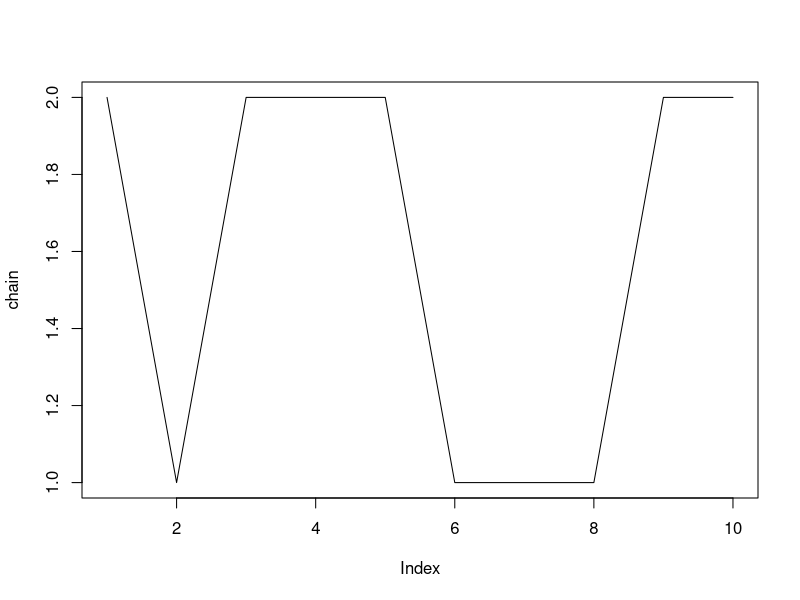
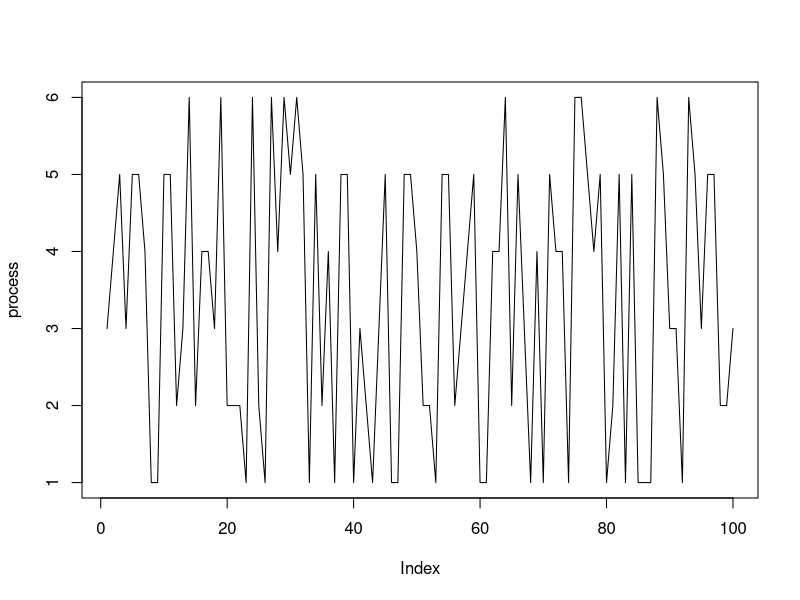
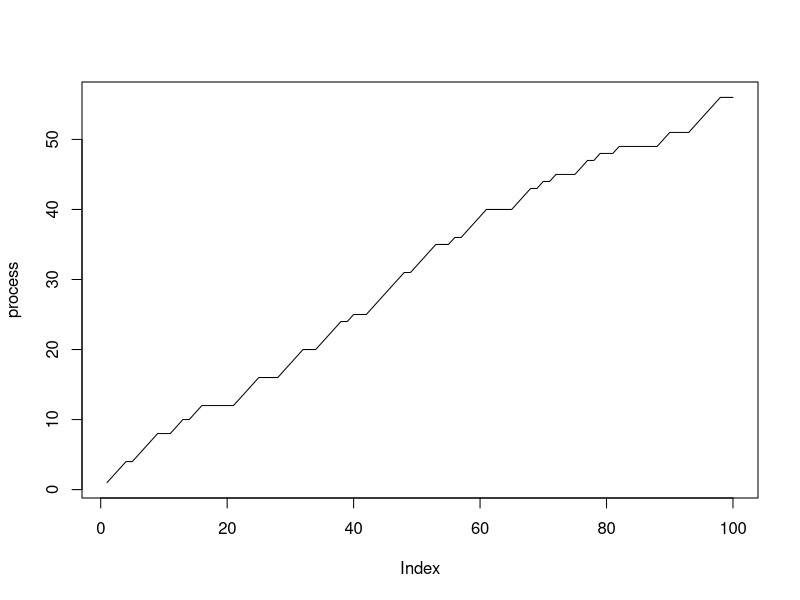
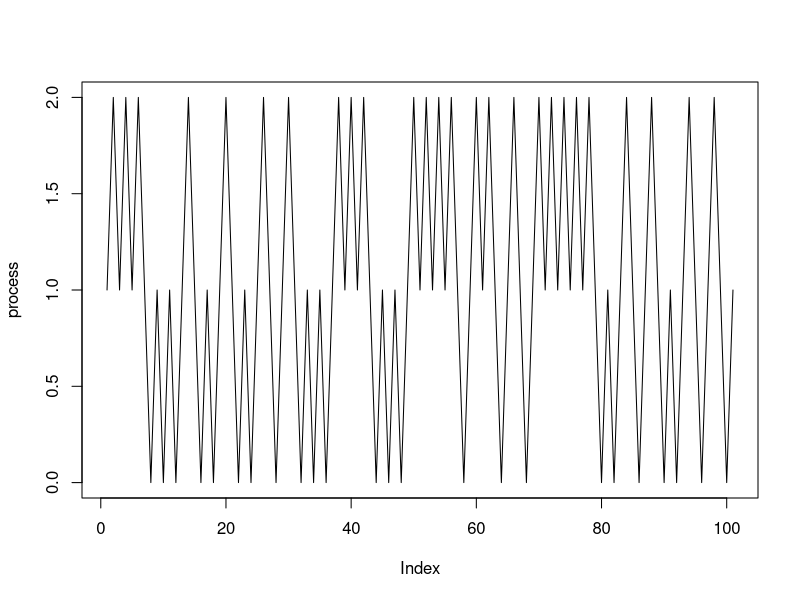
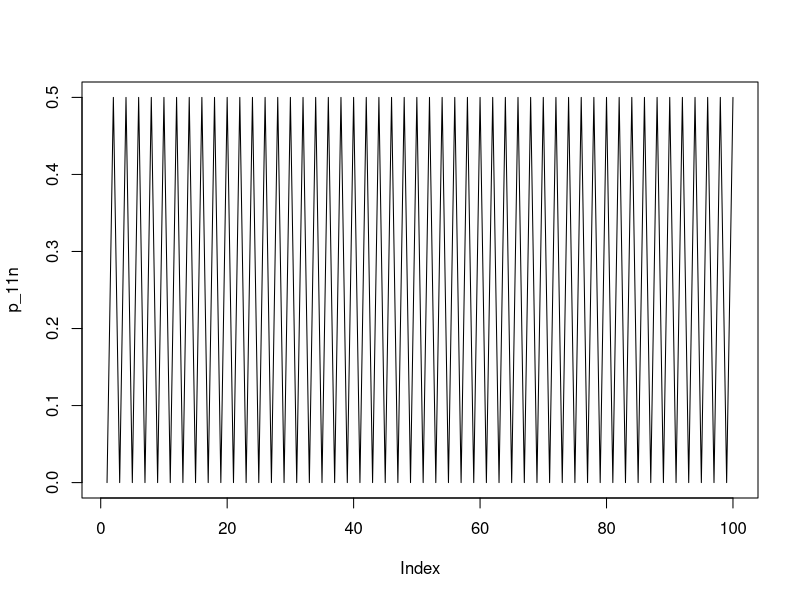

The R source for these figures, in order: (Note: this script raises an error after producing the figures.)

# Define the transition probabilities
transition_probabilities <- matrix(c(0.6, 0.4, 0.3, 0.7),
                                   nrow = 2,
                                   byrow = TRUE, # byrow: logical, if FALSE, the matrix is filled by columns
                                   dimnames = list(c("A", "B"), c("A", "B")))
# Define the initial state
current_state <- "A"
# Simulate the Markov chain for 10 steps
chain <- character(10)
chain[1] <- current_state
for (i in 2:10) {
  current_state <- sample(c("A", "B"), size = 1, prob =
                            transition_probabilities[current_state,])
  # size:a non-negative integer giving the number of items to choose. i.e. From 'A' 'B', we only choose one state.
  chain[i] <- current_state
}

chain # The simulated chain is completely random, this brings different results for a multiple times.he

# If initial distribution is given
initial_distribution <- matrix(c(0.2, 0.8),
                                 nrow = 1,
                                 byrow = TRUE, # The matrix is filled by rows. 
                                 dimnames = list(c("X_0"), c("A", "B") ))

current_state <- sample(c("A", "B"), size = 1, prob = initial_distribution["X_0",])

# Simulate the Markov chain for 10 steps
chain <- character(10)
chain[1] <- current_state
for (i in 2:10) {
  current_state <- sample(c("A", "B"), size = 1, prob =
                            transition_probabilities[current_state,])
  chain[i] <- current_state
}

# Print the simulated chain
chain

chain <- replace(chain, chain=="A", 1)
chain <- replace(chain, chain=="B", 2)
plot(chain, type = "l", lty = 1) # lty = 1 对应实线，2，3，4，对应虚线（越来越浅）


#####################################
# Q1
# Keep rolling a die and let Xn be the value of the n-th roll.
                                   
# Set the number of time steps
nSteps <- 100

# Initialize an empty vector to store the process
process <- numeric(nSteps)

# Roll the die for each time step and add the result to the process
for (i in 1:nSteps){
  roll <- sample(1:6, size=1, replace=TRUE) # the sampling should be with replacement
  process[i] <- roll
}

process
plot(process, type='l', lty = 1)


# Keep tossing a coin, let Xn be the number of heads so far.
nSteps <- 100
process <- numeric(nSteps)

# Initialize the number of heads to 0
num_heads <- 0

for (i in 1:nSteps){
  toss <- sample(c("head", "tail"), size=1, replace=TRUE, prob = c(1/2,1/2))
  if (toss=="head"){
    num_heads <- num_heads+1
  }
  process[i] <- num_heads
}

process
plot(process,type='l',lyt=1)


##############################
# Q2

nSteps <- 100
process <- numeric(nSteps)
process[1] <- 1

for (i in 1:nSteps){
  if (process[i] == 0){
    process[i+1] <- 1
  } else if (process[i] == 2){
    process[i+1] <- 1
  } else{
    process[i+1] <- sample(c(0,2), size=1, replace=TRUE)
  }
}  

process
plot(process, type="l", lty=1)

### (b) 
transition_matrix <- matrix(c(0, 1, 0, 0.5, 0, 0.5, 0, 1, 0), 
                            nrow = 3, 
                            byrow = TRUE,
                            dimnames = list(c(0, 1, 2), c(0, 1, 2)))
library(expm) 

n_step_transition <- transition_matrix %^% 5

prob <- n_step_transition[1,1]

print(prob)

### (c)
### (c) 
p_11n <- numeric(100)
for (t in 1:100){
  n_step_transition <- transition_matrix %^% t
  p_11n[t] <- n_step_transition[1,1]
}

# Plot the probabilities 
plot(p_11n,  type = "l", lty = 1)


#####################################
## Q3

N <- 10
process <- numeric(N)
Xmax <- 0
for (i in 1:N){
  toss <- sample(1:6, size=1, replace=TRUE)
  process[i] <- toss
  if (process[i+1] > process[i]){
    Xmax <- process[i+1]
  } else {
    Xmax <- process[i]
  }
}

process
Xmax
